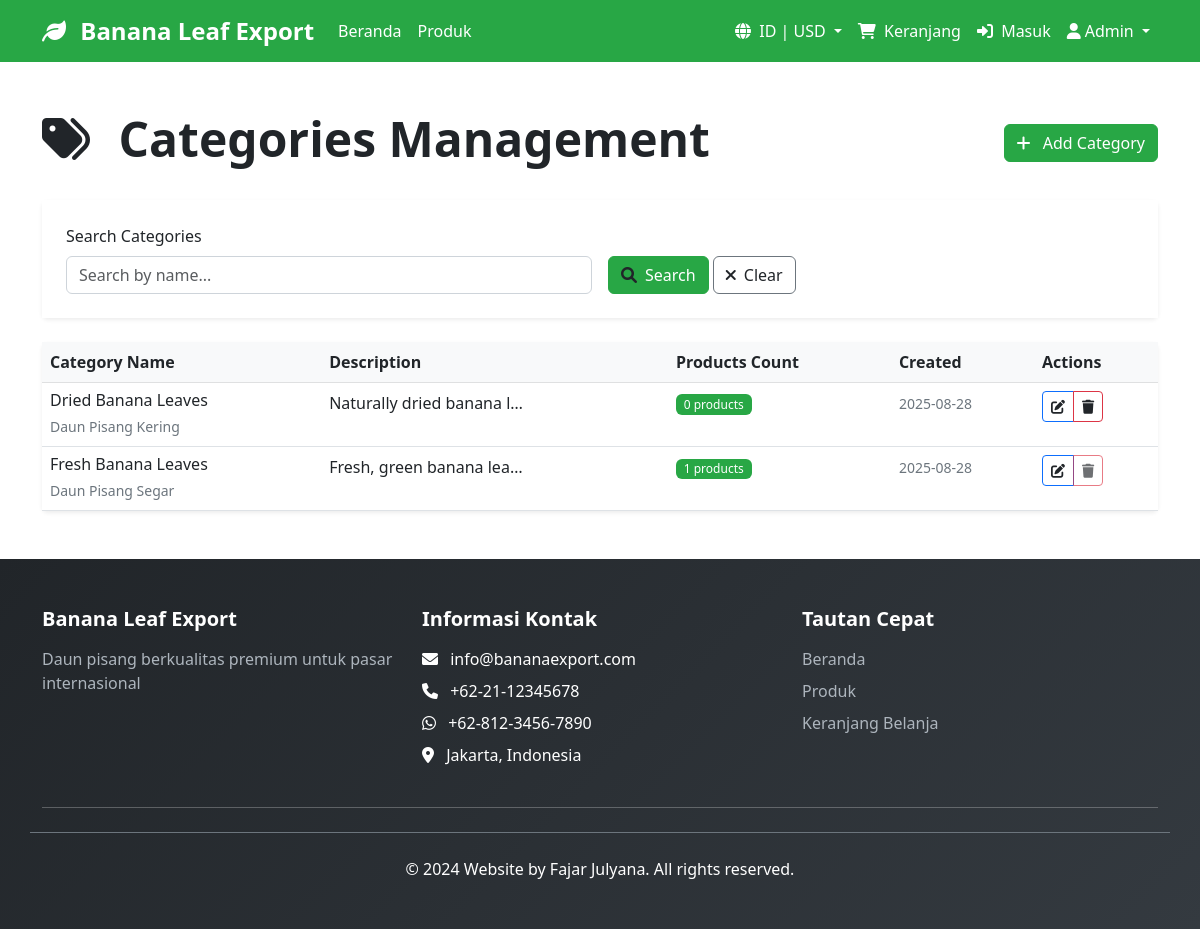
The page /admin/categories (signed in) on the database its author committed.
### models.py (models this page shows)
class Category(db.Model):
    __tablename__ = 'category'
    id = db.Column(db.Integer, primary_key=True)
    name_en = db.Column(db.String(100), nullable=False)
    name_id = db.Column(db.String(100), nullable=False)
    description_en = db.Column(db.Text)
    description_id = db.Column(db.Text)
    created_at = db.Column(db.DateTime, default=datetime.utcnow)
    products = db.relationship('Product', back_populates='category', lazy=True)

### admin_routes.py (the view)
@admin.route('/categories')
@login_required
def categories():
    page = request.args.get('page', 1, type=int)
    search = request.args.get('search', '')
    query = Category.query
    if search:
        query = query.filter(Category.name_en.contains(search) | Category.name_id.contains(search))
    categories = query.order_by(Category.created_at.desc()).paginate(
        page=page, per_page=10, error_out=False
    )
    return render_template('admin/categories.html', categories=categories, search=search)

### app.py (called while the page is built)
@login_manager.user_loader
def load_user(user_id):
    from models import Admin
    return Admin.query.get(int(user_id))

### routes.py (called while the page is built)
@app.context_processor
def utility_processor():
    return dict(
        format_currency=format_currency,
        get_product_price=get_product_price,
        convert_currency=convert_currency,
        USD_TO_IDR_RATE=USD_TO_IDR_RATE
    )

### templates/admin/categories.html (shortened to what this page needs)
{% extends "base.html" %}
{% block content %}
<div class="container my-5">
    <div class="row mb-4">
        <div class="col-12">
            <div class="d-flex justify-content-between align-items-center">
                <div>
                    <h1 class="display-5 fw-bold">
                        <i class="fas fa-tags me-3"></i>
                        Categories Management
                    </h1>
                </div>
                <div>
                    {% if not action %}
                    <button type="button" class="btn btn-success" data-bs-toggle="modal" data-bs-target="#addCategoryModal">
                        <i class="fas fa-plus me-2"></i>
                        Add Category
                    </button>
                    {% endif %}
                </div>
            </div>
        </div>
    </div>
    {% if not action %}
    <div class="row mb-4">
        <div class="col-12">
            <div class="card border-0 shadow-sm">
                <div class="card-body p-4">
                    <form method="GET" class="row g-3 align-items-end">
                        <div class="col-md-6">
                            <label for="search" class="form-label">Search Categories</label>
                            <input type="text" name="search" class="form-control" value="{{ search }}"
                                   placeholder="Search by name...">
                        </div>
                        <div class="col-md-3">
                            <button type="submit" class="btn btn-primary">
                                <i class="fas fa-search me-2"></i>Search
                            </button>
                            <a href="{{ url_for('admin.categories') }}" class="btn btn-outline-secondary">
                                <i class="fas fa-times me-2"></i>Clear
                            </a>
                        </div>
                    </form>
                </div>
            </div>
        </div>
    </div>
    <div class="row">
        <div class="col-12">
            <div class="card border-0 shadow-sm">
                <div class="card-body p-0">
                    {% if categories.items %}
                    <div class="table-responsive">
                        <table class="table table-hover mb-0">
                            <thead class="table-light">
                                <tr>
                                    <th>Category Name</th>
                                    <th>Description</th>
                                    <th>Products Count</th>
                                    <th>Created</th>
                                    <th>Actions</th>
                                </tr>
                            </thead>
                            <tbody>
                                {% for category in categories.items %}
                                <tr>
                                    <td>
                                        <div>
                                            <h6 class="mb-1">{{ category.name_en }}</h6>
                                            <small class="text-muted">{{ category.name_id }}</small>
                                        </div>
                                    </td>
                                    <td>
                                        <div>
                                            {% if category.description_en %}
                                            <div class="text-truncate" style="max-width: 200px;" title="{{ category.description_en }}">
                                                {{ category.description_en }}
                                            </div>
                                            {% else %}
                                            <span class="text-muted">No description</span>
                                            {% endif %}
                                        </div>
                                    </td>
                                    <td>
                                        <span class="badge bg-primary">{{ category.products|length }} products</span>
                                    </td>
                                    <td>
                                        <small class="text-muted">{{ category.created_at.strftime('%Y-%m-%d') }}</small>
                                    </td>
                                    <td>
                                        <div class="btn-group" role="group">
                                            <button type="button" class="btn btn-sm btn-outline-primary"
                                                    onclick="editCategory({{ category.id }})">
                                                <i class="fas fa-edit"></i>
                                            </button>
                                            {% if category.products|length == 0 %}
                                            <a href="{{ url_for('admin.delete_category', category_id=category.id) }}"
                                               class="btn btn-sm btn-outline-danger"
                                               onclick="return confirm('Are you sure you want to delete this category?')">
                                                <i class="fas fa-trash"></i>
                                            </a>
                                            {% else %}
                                            <button type="button" class="btn btn-sm btn-outline-danger" disabled
                                                    title="Cannot delete category with products">
                                                <i class="fas fa-trash"></i>
                                            </button>
                                            {% endif %}
                                        </div>
                                    </td>
                                </tr>
                                {% endfor %}
                            </tbody>
                        </table>
                    </div>
                    {% endif %}
                </div>
            </div>
        </div>
    </div>
    {% endif %}
</div>
{% endblock %}

### static/css/style.css (style rules this page uses)
:root { --success-light: #d4edda; --success-dark: #0f5132; --export-green: #198754; --export-green-light: #20c997; --text-primary: #212529; --text-secondary: #6c757d; --text-white: #ffffff; --bg-light: #f8f9fa; --bg-white: #ffffff; }
body { color: var(--text-primary) !important; background-color: var(--bg-white); }
.form-control, .form-select { color: var(--text-primary) !important; background-color: var(--bg-white) !important; border-color: #ced4da !important; }
.form-label { color: var(--text-primary) !important; font-weight: 500; }
.table { color: var(--text-primary) !important; background-color: var(--bg-white) !important; }
.table th { color: var(--text-primary) !important; background-color: var(--bg-light) !important; border-top: none; font-weight: 600; }
.table td { color: var(--text-primary) !important; background-color: var(--bg-white) !important; }
.table-light th { color: var(--text-primary) !important; background-color: var(--bg-light) !important; font-weight: 600; }
.badge { font-weight: 500; color: var(--text-white) !important; }
.card { border: 0; transition: box-shadow 0.3s ease; background-color: var(--bg-white) !important; color: var(--text-primary) !important; }
.card * { color: var(--text-primary) !important; }
.card-body { color: var(--text-primary) !important; background-color: var(--bg-white) !important; }
.display-5 { font-weight: 700; color: var(--text-primary) !important; }
.text-muted { color: var(--text-secondary) !important; }
.bg-primary { background-color: #0d6efd !important; color: var(--text-white) !important; }
.btn-primary { background-color: #0d6efd !important; border-color: #0d6efd !important; color: var(--text-white) !important; }
.btn-success { background-color: var(--export-green) !important; border-color: var(--export-green) !important; color: var(--text-white) !important; }
small { color: var(--text-secondary) !important; opacity: 1; }
h1, h2, h3, h4, h5, h6 { color: var(--text-primary) !important; }
span { color: inherit; }
div { color: inherit; }
td, th { color: var(--text-primary) !important; }
label { color: var(--text-primary) !important; }
.row * { color: inherit; }

### rows shown on the page
Category: name_en "Dried Banana Leaves", name_id "Daun Pisang Kering", description_en "Naturally dried banana l…", products|length "0", created_at "2025-08-28"
Category: name_en "Fresh Banana Leaves", name_id "Daun Pisang Segar", description_en "Fresh, green banana lea…", products|length "1", created_at "2025-08-28"

### other values the page prints
{{ 'Home' if lang == 'en' else 'Beranda' }} "Beranda"
{{ 'Products' if lang == 'en' else 'Produk' }} "Produk"
{{ 'EN' if lang == 'en' else 'ID' }} "ID"
{{ currency if currency else 'USD' }} "USD"
{{ 'Cart' if lang == 'en' else 'Keranjang' }} "Keranjang"
{{ 'Login' if lang == 'en' else 'Masuk' }} "Masuk"
{{ 'Contact Information' if lang == 'en' else 'Informasi Kontak' }} "Informasi Kontak"
{{ 'Quick Links' if lang == 'en' else 'Tautan Cepat' }} "Tautan Cepat"
{{ 'Shopping Cart' if lang == 'en' else 'Keranjang Belanja' }} "Keranjang Belanja"
